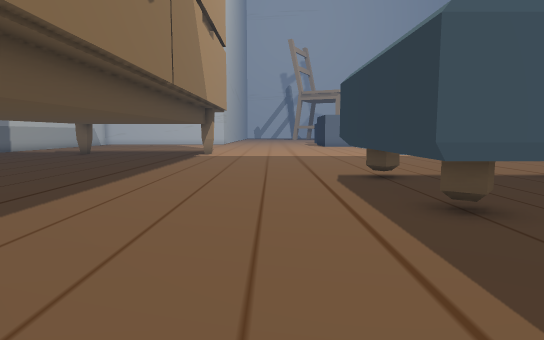
view 1 (above)

19 first-person views from a walk through a 3-D level made in the Unity game engine. The camera is 1.2 m above the floor, tilts 6° down and sees 75° across. The floor is counted in squares, 1 m on a side. Each view is taken from the middle of a square. On the plan, view 1 faces up. The plan holds only what a view shows up to about 14 squares ahead; the rest is blank. The place goes on beyond the plan. The player character is not drawn. Some animated figures are left out. Some surface patterns are stand-ins.

view 2
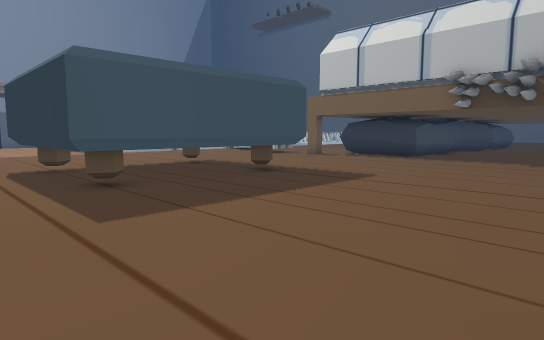

view 3
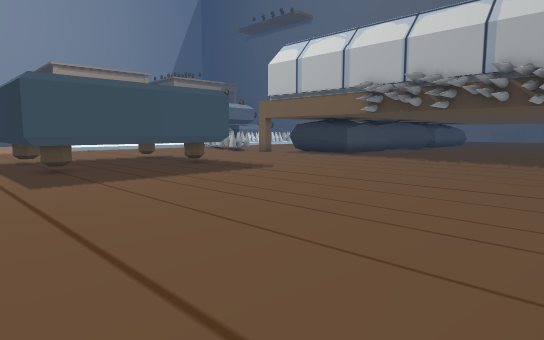

view 4
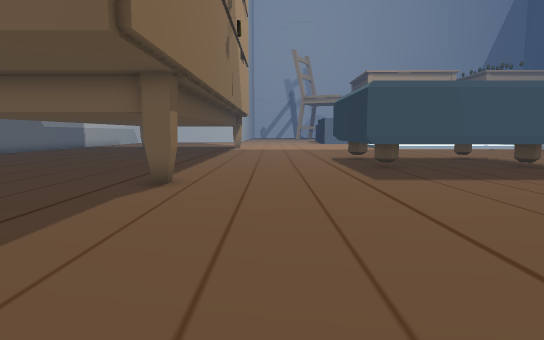

view 5
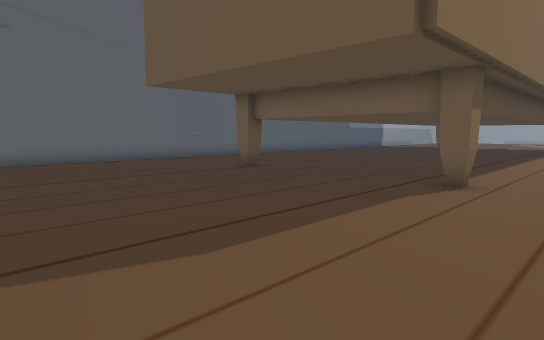

view 6
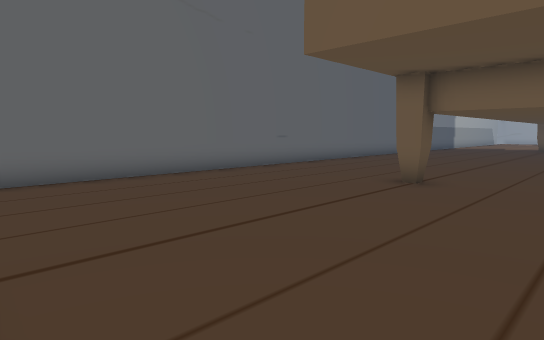

view 7
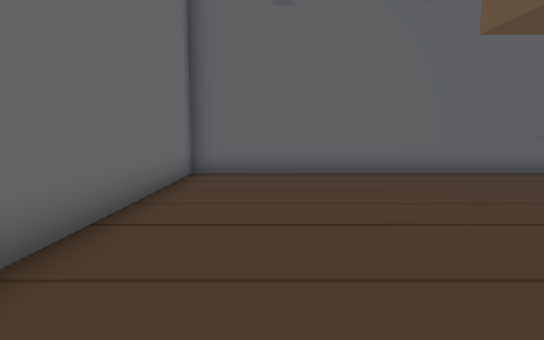

view 8
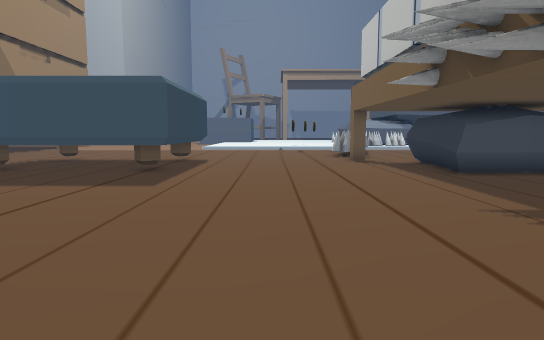

view 9
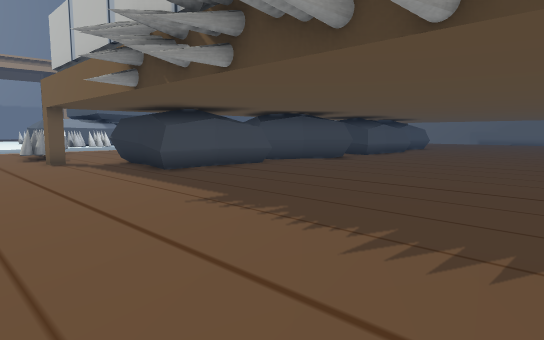

view 10
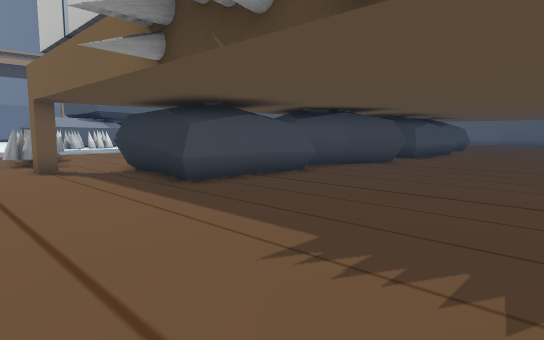

view 11
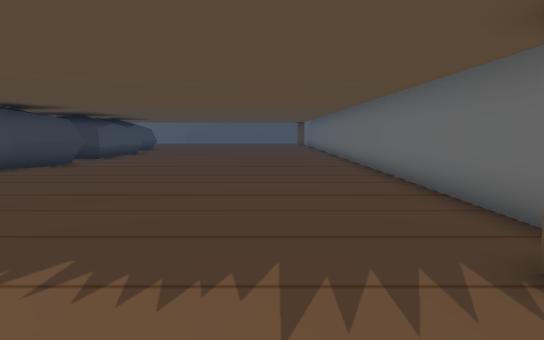

view 12
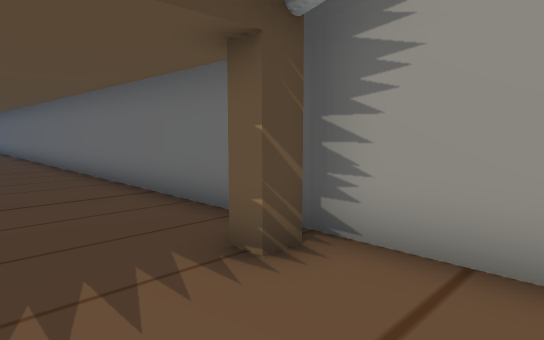

view 13
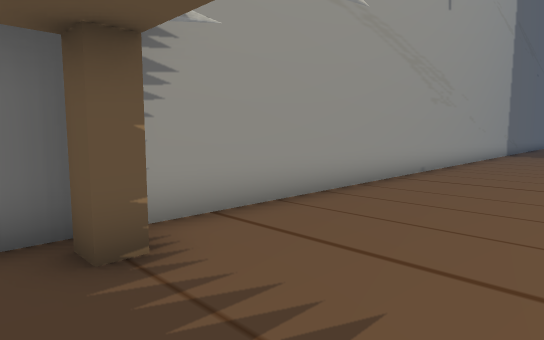

view 14
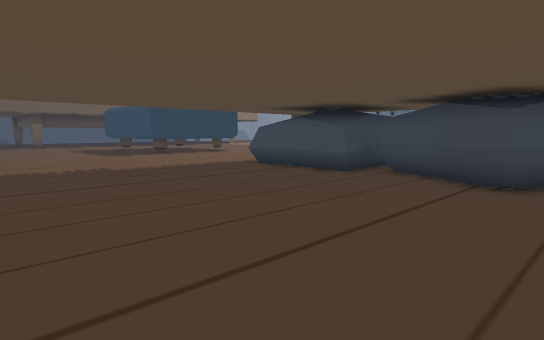

view 15
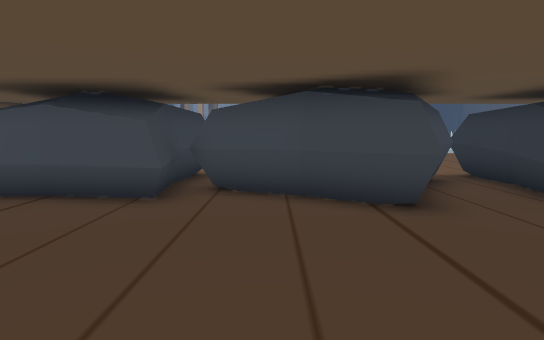

view 16
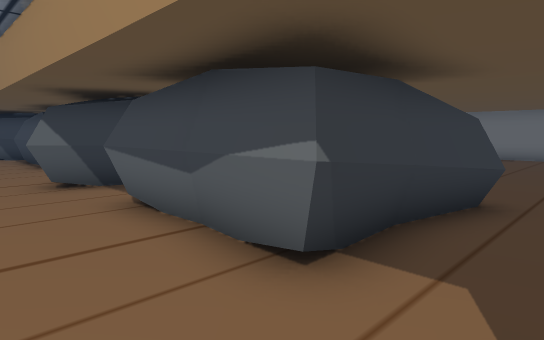

view 17
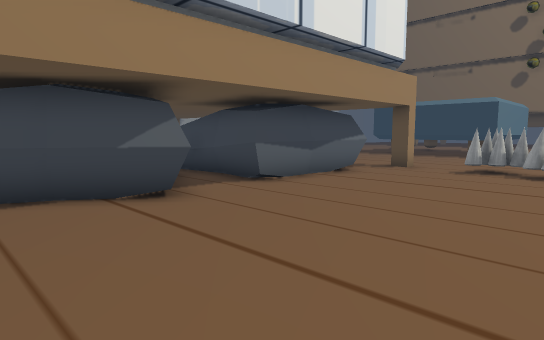

view 18
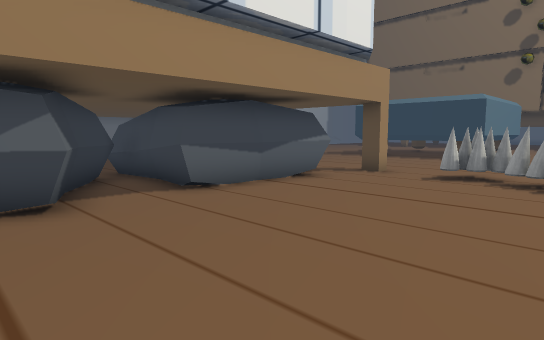

view 19
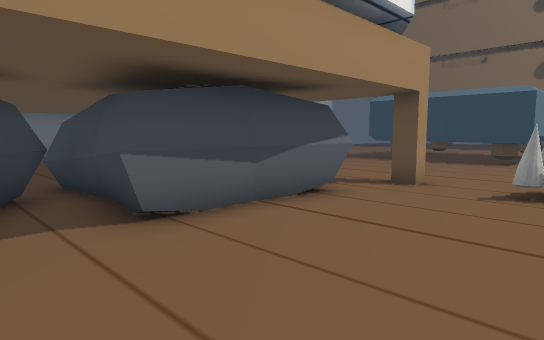

### Floor plan
Key: @ floor where view 1 was taken; # wall or solid block; x gap in a wall; . floor; = window, fence, low wall or low ledge; T thing the floor can be seen under or through; C cone; O other object.
Columns run from 17 left of view 1 to 28 right of it. Each row starts with its distance up from view 1.
 15                                        ..... .
 14        =..... .......     ..    .O ..........
 13         ..... ....... .. ...   ..C............
 12         ..... .......... ..   ..CC............
 11          .... .....O    OOO ..................
 10         ..... .....OO    OO..................
  9       .=. ...T.....OO    OO......#.OO.OO.OO...
  8      ..=.  ..T.....O      O........OOOOO.OOOO.
  7      ..=.....T.....O      O........O OOO.OOO O
  6    ....=.....T.....O      O........OOOOOOO OOO
  5   .....=.....T.....OOOOOOOO.......OOOOOOOOOOO.
  4  ......=..... .....................O..OO..OOO.
  3 #......=..... .............................O..
  2 #.....##=====#................................
  1 #.............................................
  0 #................@............................
 -1 #.............................................
 -2 #.............................................
 -3 #.............................................
 -4 #.............................................
 -5 #.............................................
 -6 #............... .............................
 -7 #.......... ... .................x............
 -8 #########         ############################

Positions as (right, up) in squares from view 1, and headings:
1: (0, 0), facing up
2: (0, -3), facing up-right
3: (0, -7), facing up-right
4: (-1, -7), facing up
5: (-1, -7), facing up-left
6: (-7, -7), facing up-left
7: (-6, -5), facing left
8: (12, -6), facing up
9: (12, -6), facing up-right
10: (13, -3), facing up-right
11: (13, -4), facing right
12: (13, -4), facing down-right
13: (17, -3), facing down-left
14: (28, -5), facing up-left
15: (24, -2), facing up
16: (16, 11), facing down-right
17: (28, 15), facing down-left
18: (26, 15), facing down-left
19: (24, 13), facing down-left
